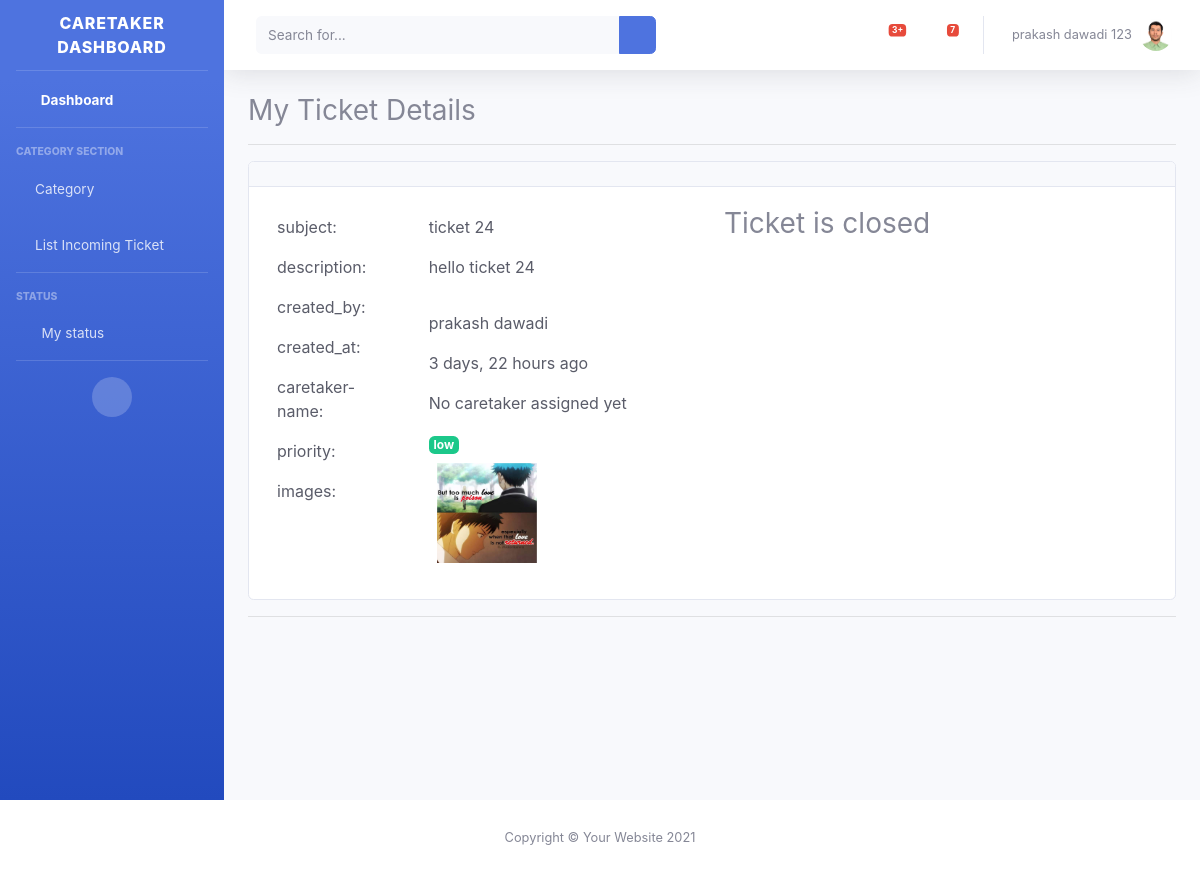
The page /user/view-details/10 (signed in) on the database as committed earlier.
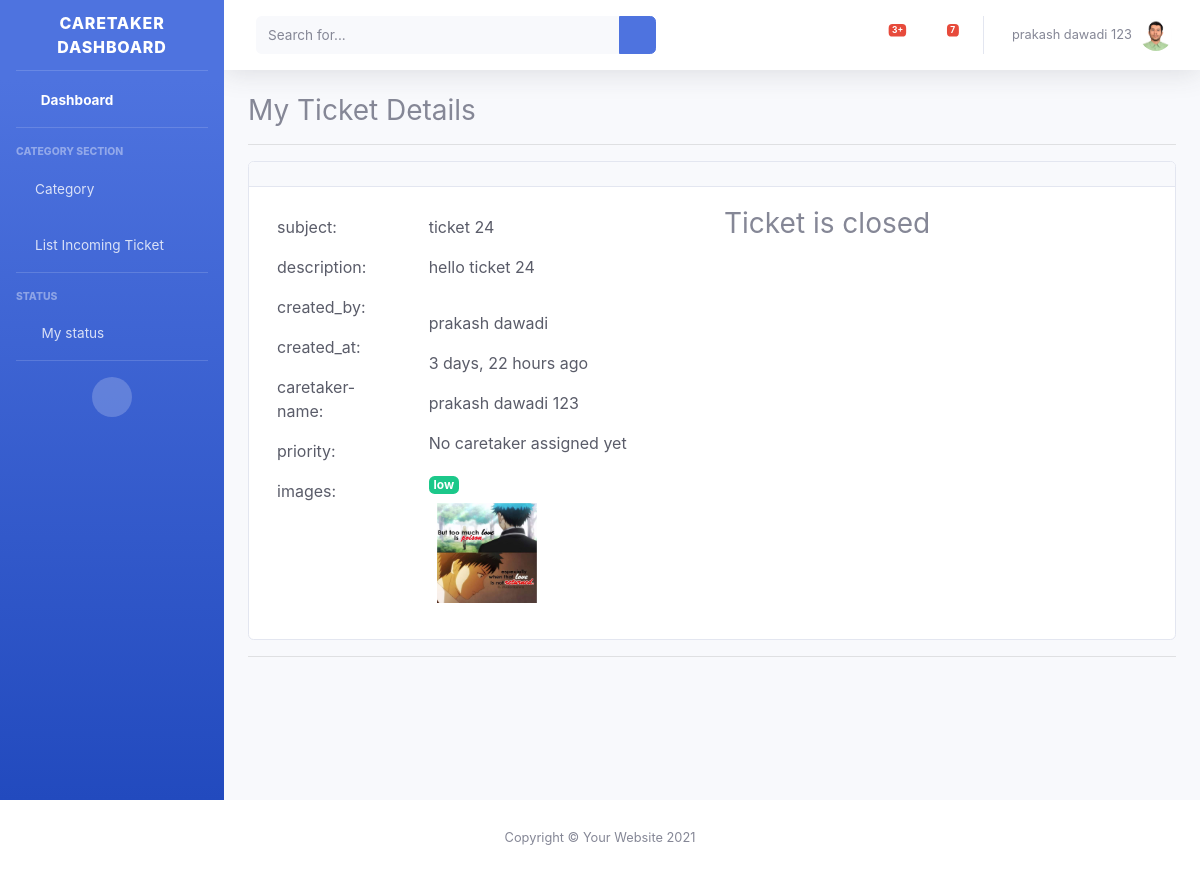
The same page on the database as committed later.
### Ticket/models.py (models this page shows, shortened)
class ticketAssign(models.Model):
    ticketId    = models.ForeignKey(Ticket, related_name='assignTicketId',on_delete=models.CASCADE,null=True,blank=True)
    caretakerId = models.ForeignKey(User,on_delete=models.CASCADE,related_name='caretaker_id',null=True,blank=True)
    customerId  = models.ForeignKey(User,on_delete=models.CASCADE,related_name='customer_id',null=True,blank=True)
    status  = models.BooleanField(default=1)
    assigned_at = models.DateTimeField(auto_now_add=True)
    class Meta:
        db_table = 'ticket_assign'
        unique_together = ('ticketId','caretakerId')
        unique_together =('ticketId','customerId')

### myUser/models.py (models this page shows, shortened)
class User(AbstractBaseUser):
    email = models.EmailField(unique=True,verbose_name='Email')
    name = models.CharField(max_length=20)
    address = models.CharField(max_length=30)
    phone_no = models.CharField(max_length=10)
    image = models.ImageField(upload_to='user/',null=True,blank=False)
    caretaker_status = models.CharField(max_length=9,choices=status,null=True,blank=True)
    is_customer = models.BooleanField(default=False)
    is_Caretaker = models.BooleanField(default=False)
    is_active = models.BooleanField(default=True)
    is_admin= models.BooleanField(default=False)
    created_at=models.DateTimeField(auto_now_add=True)
    updated_at=models.DateTimeField(auto_now=True)
    objects = UserManager()
    USERNAME_FIELD = 'email'
    REQUIRED_FIELDS  = ['name','address','phone_no']
    def __str__(self):
        return self.name

### Ticket/views.py (the view, shortened to what this page needs)
# urls.py: path('view-details/<int:id>',views.viewDetails,name='view_details'),
@login_required(login_url='customerlogin' or 'caretakerlogin')
def viewDetails(request,id):
    ticketInfo = Ticket.objects.get(id=id)
    if request.user.is_Caretaker:
        caretakerAassignedOrNot = ticketAssign.objects .select_related('caretakerId') .filter(caretakerId=request.user.id, ticketId=id)
        ticketInfo = Ticket.objects.get(id=id)
        if caretakerAassignedOrNot:
             messages_info= ticketConversation.objects.all().filter(ticket_id=id)
             print(messages_info.count())
             print(ticketInfo.status)
             counts= messages_info.count()
             if counts == 1:
                 data = {
                 'ticketInfo': ticketInfo,
                 'caretakerAssignedornot': caretakerAassignedOrNot,
                 'messages_info':messages_info,
                 'counts':counts,
                 'ticket_status':ticketInfo.status,
                  }
                 return render(request, 'customer/ticket/ticket_details.html', data)
             else:
                 data = {
                     'ticketInfo': ticketInfo,
                     'caretakerAssignedornot': caretakerAassignedOrNot,
                     'messages_info': messages_info,
                     'ticket_status':ticketInfo.status,
                 }
                 return render(request, 'customer/ticket/ticket_details.html', data)
             return render(request, 'customer/ticket/ticket_details.html', data)
        else:
            data = {
               'ticketInfo': ticketInfo,
               'caretakerassign': caretakerAassignedOrNot
            }
            return render(request, 'customer/ticket/ticket_details.html', data)

### templates/customer/ticket/ticket_details.html (shortened to what the changed rows need)
{% extends '../../customer/includes/dashboardhome.html' %}
  {% load static %}
                {% block 'body' %}
<div class="container-fluid">
    <div class="card">
        <div class="card-body">
            <div class="row">
                <div class=" col-lg-4 col-sm-6 col-md-6">
                    <div class="d-block p-2  text-dark">{{ticketInfo.subject}}</div>
                    {% autoescape off %}
                    <div class="d-block p-2  text-dark">{{ticketInfo.description}}</div>
                     {% endautoescape %}
                    <div class="d-block p-2  text-dark">{{ticketInfo.created_by}}</div>
                    <div class="d-block p-2  text-dark">{{ticketInfo.created_at|timesince}} ago</div>
                    {% if caretakerAssignedornot %}
                     {% for assigner in caretakerAssignedornot %}
                    <div class="d-block p-2  text-dark">{{assigner.caretakerId.name}}</div>
                    {% endfor %}
                    {% endif %}
                    {% if caretaker %}
                    {% for assigner in caretaker %}
                    <div class="d-block p-2  text-dark">{{assigner.caretakerId.name}}</div>
                    {% endfor %}
                    {% else %}
                    <div class="d-block p-2  text-dark">No caretaker assigned yet </div>
                    {% endif %}
                    <div class="d-block p-2  text-dark "><span class="badge badge-success">low</span>
                    {% if ticketInfo.image %}
                    <div class="d-block p-2  text-dark"><img src="{{MEDIA_URL}}{{ticketInfo.image.url}}" height="100"width="100"></div>
                    {% else %}
                     <div class="d-block p-2  text-dark">no image</div>
                    {% endif %}
                    </div>
                </div>
            </div>
        </div>
    </div>
</div>
{% endblock %}

Rows that differ between the two databases and show on the page:
added ticketAssign: caretakerId.name "prakash dawadi 123"
